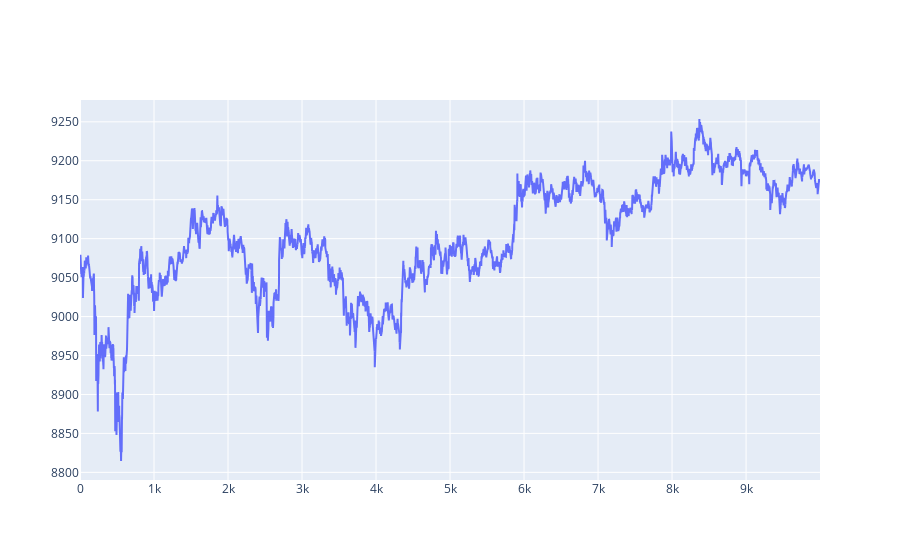

The code cell stored with this chart in its notebook:
### Code cell
fig = go.Figure(data=go.Scatter(y=prices[-10000:]))
fig.show()

### Figure 1 — Plotly figure (JSON) as saved in the notebook; plotly's stock layout.template omitted (floating-point values rounded to 4 significant figures; data arrays with more than 128 entries replaced by an {"elided": "..."} marker saying what was removed)
{"data": [{"type": "scatter", "y": {"elided": "10000 float values"}}], "layout": {}}
